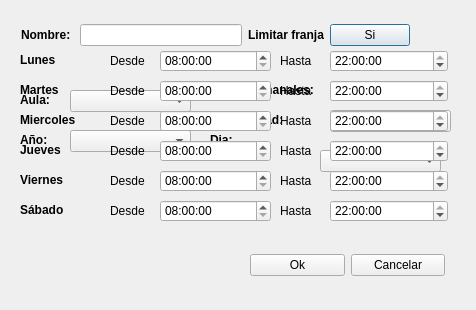
<?xml version="1.0" encoding="UTF-8"?>
<ui version="4.0">
 <class>NuevaVentana</class>
 <widget class="QDialog" name="NuevaVentana">
  <property name="geometry">
   <rect>
    <x>0</x>
    <y>0</y>
    <width>476</width>
    <height>310</height>
   </rect>
  </property>
  <property name="windowTitle">
   <string>Dialog</string>
  </property>
  <property name="windowIcon">
   <iconset resource="imagenes.qrc">
    <normaloff>:/Imagenes/Icono.jpg</normaloff>:/Imagenes/Icono.jpg</iconset>
  </property>
  <widget class="QLabel" name="ldesde">
   <property name="geometry">
    <rect>
     <x>110</x>
     <y>50</y>
     <width>46</width>
     <height>21</height>
    </rect>
   </property>
   <property name="text">
    <string>Desde</string>
   </property>
  </widget>
  <widget class="QLabel" name="lhasta">
   <property name="geometry">
    <rect>
     <x>280</x>
     <y>50</y>
     <width>46</width>
     <height>21</height>
    </rect>
   </property>
   <property name="text">
    <string>Hasta</string>
   </property>
  </widget>
  <widget class="QTimeEdit" name="timeInicio">
   <property name="geometry">
    <rect>
     <x>160</x>
     <y>50</y>
     <width>111</width>
     <height>22</height>
    </rect>
   </property>
   <property name="maximumTime">
    <time>
     <hour>22</hour>
     <minute>0</minute>
     <second>0</second>
    </time>
   </property>
   <property name="minimumTime">
    <time>
     <hour>8</hour>
     <minute>0</minute>
     <second>0</second>
    </time>
   </property>
  </widget>
  <widget class="QLabel" name="lAula">
   <property name="geometry">
    <rect>
     <x>20</x>
     <y>90</y>
     <width>47</width>
     <height>21</height>
    </rect>
   </property>
   <property name="text">
    <string>&lt;B&gt;Aula:&lt;/B&gt;</string>
   </property>
  </widget>
  <widget class="QComboBox" name="boxAulas">
   <property name="geometry">
    <rect>
     <x>70</x>
     <y>90</y>
     <width>121</width>
     <height>22</height>
    </rect>
   </property>
  </widget>
  <widget class="QTimeEdit" name="timeFin">
   <property name="geometry">
    <rect>
     <x>330</x>
     <y>50</y>
     <width>118</width>
     <height>22</height>
    </rect>
   </property>
   <property name="dateTime">
    <datetime>
     <hour>22</hour>
     <minute>0</minute>
     <second>0</second>
     <year>2000</year>
     <month>1</month>
     <day>1</day>
    </datetime>
   </property>
   <property name="maximumTime">
    <time>
     <hour>22</hour>
     <minute>0</minute>
     <second>0</second>
    </time>
   </property>
   <property name="minimumTime">
    <time>
     <hour>8</hour>
     <minute>0</minute>
     <second>0</second>
    </time>
   </property>
  </widget>
  <widget class="QLabel" name="lDia">
   <property name="geometry">
    <rect>
     <x>210</x>
     <y>130</y>
     <width>47</width>
     <height>21</height>
    </rect>
   </property>
   <property name="text">
    <string>&lt;html&gt;&lt;head/&gt;&lt;body&gt;&lt;p&gt;&lt;span style=&quot; font-weight:600;&quot;&gt;Dia:&lt;/span&gt;&lt;/p&gt;&lt;/body&gt;&lt;/html&gt;</string>
   </property>
  </widget>
  <widget class="QComboBox" name="boxDIa">
   <property name="geometry">
    <rect>
     <x>320</x>
     <y>150</y>
     <width>121</width>
     <height>22</height>
    </rect>
   </property>
  </widget>
  <widget class="QLabel" name="lcargaHora">
   <property name="geometry">
    <rect>
     <x>210</x>
     <y>80</y>
     <width>111</width>
     <height>21</height>
    </rect>
   </property>
   <property name="styleSheet">
    <string notr="true">&lt;B&gt;&lt;/B&gt;</string>
   </property>
   <property name="text">
    <string>&lt;html&gt;&lt;head/&gt;&lt;body&gt;&lt;p&gt;&lt;span style=&quot; font-weight:600;&quot;&gt;Horas Semanales:&lt;/span&gt;&lt;/p&gt;&lt;/body&gt;&lt;/html&gt;</string>
   </property>
  </widget>
  <widget class="QSpinBox" name="cargaHoraria">
   <property name="geometry">
    <rect>
     <x>330</x>
     <y>80</y>
     <width>111</width>
     <height>22</height>
    </rect>
   </property>
  </widget>
  <widget class="QComboBox" name="boxAnio">
   <property name="geometry">
    <rect>
     <x>70</x>
     <y>130</y>
     <width>121</width>
     <height>22</height>
    </rect>
   </property>
  </widget>
  <widget class="QLabel" name="lAnio">
   <property name="geometry">
    <rect>
     <x>20</x>
     <y>130</y>
     <width>47</width>
     <height>21</height>
    </rect>
   </property>
   <property name="text">
    <string>&lt;html&gt;&lt;head/&gt;&lt;body&gt;&lt;p&gt;&lt;span style=&quot; font-weight:600;&quot;&gt;Año:&lt;/span&gt;&lt;/p&gt;&lt;/body&gt;&lt;/html&gt;</string>
   </property>
  </widget>
  <widget class="QLabel" name="lModal">
   <property name="geometry">
    <rect>
     <x>220</x>
     <y>110</y>
     <width>61</width>
     <height>21</height>
    </rect>
   </property>
   <property name="text">
    <string>&lt;html&gt;&lt;head/&gt;&lt;body&gt;&lt;p&gt;&lt;span style=&quot; font-weight:600;&quot;&gt;Modalidad:&lt;/span&gt;&lt;/p&gt;&lt;/body&gt;&lt;/html&gt;</string>
   </property>
  </widget>
  <widget class="QComboBox" name="boxModal">
   <property name="geometry">
    <rect>
     <x>330</x>
     <y>110</y>
     <width>121</width>
     <height>22</height>
    </rect>
   </property>
  </widget>
  <widget class="QLabel" name="lLunes">
   <property name="geometry">
    <rect>
     <x>20</x>
     <y>50</y>
     <width>46</width>
     <height>21</height>
    </rect>
   </property>
   <property name="text">
    <string>&lt;b&gt;Lunes&lt;b&gt;</string>
   </property>
  </widget>
  <widget class="QTimeEdit" name="timeFin_martes">
   <property name="geometry">
    <rect>
     <x>330</x>
     <y>80</y>
     <width>118</width>
     <height>22</height>
    </rect>
   </property>
   <property name="dateTime">
    <datetime>
     <hour>22</hour>
     <minute>0</minute>
     <second>0</second>
     <year>2000</year>
     <month>1</month>
     <day>1</day>
    </datetime>
   </property>
   <property name="maximumTime">
    <time>
     <hour>22</hour>
     <minute>0</minute>
     <second>0</second>
    </time>
   </property>
   <property name="minimumTime">
    <time>
     <hour>8</hour>
     <minute>0</minute>
     <second>0</second>
    </time>
   </property>
  </widget>
  <widget class="QLabel" name="lhasta_martes">
   <property name="geometry">
    <rect>
     <x>280</x>
     <y>80</y>
     <width>46</width>
     <height>21</height>
    </rect>
   </property>
   <property name="text">
    <string>Hasta</string>
   </property>
  </widget>
  <widget class="QLabel" name="lMartes">
   <property name="geometry">
    <rect>
     <x>20</x>
     <y>80</y>
     <width>46</width>
     <height>21</height>
    </rect>
   </property>
   <property name="text">
    <string>&lt;html&gt;&lt;head/&gt;&lt;body&gt;&lt;p&gt;&lt;span style=&quot; font-weight:600;&quot;&gt;Martes&lt;/span&gt;&lt;/p&gt;&lt;/body&gt;&lt;/html&gt;</string>
   </property>
  </widget>
  <widget class="QTimeEdit" name="timeInicio_martes">
   <property name="geometry">
    <rect>
     <x>160</x>
     <y>80</y>
     <width>111</width>
     <height>22</height>
    </rect>
   </property>
   <property name="maximumTime">
    <time>
     <hour>22</hour>
     <minute>0</minute>
     <second>0</second>
    </time>
   </property>
   <property name="minimumTime">
    <time>
     <hour>8</hour>
     <minute>0</minute>
     <second>0</second>
    </time>
   </property>
  </widget>
  <widget class="QLabel" name="ldesde_martes">
   <property name="geometry">
    <rect>
     <x>110</x>
     <y>80</y>
     <width>46</width>
     <height>21</height>
    </rect>
   </property>
   <property name="text">
    <string>Desde</string>
   </property>
  </widget>
  <widget class="QLabel" name="ldesde_miercoles">
   <property name="geometry">
    <rect>
     <x>110</x>
     <y>110</y>
     <width>46</width>
     <height>21</height>
    </rect>
   </property>
   <property name="text">
    <string>Desde</string>
   </property>
  </widget>
  <widget class="QTimeEdit" name="timeInicio_miercoles">
   <property name="geometry">
    <rect>
     <x>160</x>
     <y>110</y>
     <width>111</width>
     <height>22</height>
    </rect>
   </property>
   <property name="maximumTime">
    <time>
     <hour>22</hour>
     <minute>0</minute>
     <second>0</second>
    </time>
   </property>
   <property name="minimumTime">
    <time>
     <hour>8</hour>
     <minute>0</minute>
     <second>0</second>
    </time>
   </property>
  </widget>
  <widget class="QTimeEdit" name="timeFin_miercoles">
   <property name="geometry">
    <rect>
     <x>330</x>
     <y>110</y>
     <width>118</width>
     <height>22</height>
    </rect>
   </property>
   <property name="dateTime">
    <datetime>
     <hour>22</hour>
     <minute>0</minute>
     <second>0</second>
     <year>2000</year>
     <month>1</month>
     <day>1</day>
    </datetime>
   </property>
   <property name="maximumTime">
    <time>
     <hour>22</hour>
     <minute>0</minute>
     <second>0</second>
    </time>
   </property>
   <property name="minimumTime">
    <time>
     <hour>8</hour>
     <minute>0</minute>
     <second>0</second>
    </time>
   </property>
  </widget>
  <widget class="QLabel" name="lMiercoles">
   <property name="geometry">
    <rect>
     <x>20</x>
     <y>110</y>
     <width>71</width>
     <height>21</height>
    </rect>
   </property>
   <property name="text">
    <string>&lt;html&gt;&lt;head/&gt;&lt;body&gt;&lt;p&gt;&lt;span style=&quot; font-weight:600;&quot;&gt;Miercoles&lt;/span&gt;&lt;/p&gt;&lt;/body&gt;&lt;/html&gt;</string>
   </property>
  </widget>
  <widget class="QLabel" name="lhasta_miercoles">
   <property name="geometry">
    <rect>
     <x>280</x>
     <y>110</y>
     <width>46</width>
     <height>21</height>
    </rect>
   </property>
   <property name="text">
    <string>Hasta</string>
   </property>
  </widget>
  <widget class="QTimeEdit" name="timeInicio_jueves">
   <property name="geometry">
    <rect>
     <x>160</x>
     <y>140</y>
     <width>111</width>
     <height>22</height>
    </rect>
   </property>
   <property name="maximumTime">
    <time>
     <hour>22</hour>
     <minute>0</minute>
     <second>0</second>
    </time>
   </property>
   <property name="minimumTime">
    <time>
     <hour>8</hour>
     <minute>0</minute>
     <second>0</second>
    </time>
   </property>
  </widget>
  <widget class="QTimeEdit" name="timeFin_jueves">
   <property name="geometry">
    <rect>
     <x>330</x>
     <y>140</y>
     <width>118</width>
     <height>22</height>
    </rect>
   </property>
   <property name="dateTime">
    <datetime>
     <hour>22</hour>
     <minute>0</minute>
     <second>0</second>
     <year>2000</year>
     <month>1</month>
     <day>1</day>
    </datetime>
   </property>
   <property name="maximumTime">
    <time>
     <hour>22</hour>
     <minute>0</minute>
     <second>0</second>
    </time>
   </property>
   <property name="minimumTime">
    <time>
     <hour>8</hour>
     <minute>0</minute>
     <second>0</second>
    </time>
   </property>
  </widget>
  <widget class="QLabel" name="lJueves">
   <property name="geometry">
    <rect>
     <x>20</x>
     <y>140</y>
     <width>46</width>
     <height>21</height>
    </rect>
   </property>
   <property name="text">
    <string>&lt;html&gt;&lt;head/&gt;&lt;body&gt;&lt;p&gt;&lt;span style=&quot; font-weight:600;&quot;&gt;Jueves&lt;/span&gt;&lt;/p&gt;&lt;/body&gt;&lt;/html&gt;</string>
   </property>
  </widget>
  <widget class="QLabel" name="ldesde_jueves">
   <property name="geometry">
    <rect>
     <x>110</x>
     <y>140</y>
     <width>46</width>
     <height>21</height>
    </rect>
   </property>
   <property name="text">
    <string>Desde</string>
   </property>
  </widget>
  <widget class="QLabel" name="lhasta_jueves">
   <property name="geometry">
    <rect>
     <x>280</x>
     <y>140</y>
     <width>46</width>
     <height>21</height>
    </rect>
   </property>
   <property name="text">
    <string>Hasta</string>
   </property>
  </widget>
  <widget class="QTimeEdit" name="timeInicio_viernes">
   <property name="geometry">
    <rect>
     <x>160</x>
     <y>170</y>
     <width>111</width>
     <height>22</height>
    </rect>
   </property>
   <property name="maximumTime">
    <time>
     <hour>22</hour>
     <minute>0</minute>
     <second>0</second>
    </time>
   </property>
   <property name="minimumTime">
    <time>
     <hour>8</hour>
     <minute>0</minute>
     <second>0</second>
    </time>
   </property>
  </widget>
  <widget class="QTimeEdit" name="timeFin_viernes">
   <property name="geometry">
    <rect>
     <x>330</x>
     <y>170</y>
     <width>118</width>
     <height>22</height>
    </rect>
   </property>
   <property name="dateTime">
    <datetime>
     <hour>22</hour>
     <minute>0</minute>
     <second>0</second>
     <year>2000</year>
     <month>1</month>
     <day>1</day>
    </datetime>
   </property>
   <property name="maximumTime">
    <time>
     <hour>22</hour>
     <minute>0</minute>
     <second>0</second>
    </time>
   </property>
   <property name="minimumTime">
    <time>
     <hour>8</hour>
     <minute>0</minute>
     <second>0</second>
    </time>
   </property>
  </widget>
  <widget class="QLabel" name="lViernes">
   <property name="geometry">
    <rect>
     <x>20</x>
     <y>170</y>
     <width>46</width>
     <height>21</height>
    </rect>
   </property>
   <property name="text">
    <string>&lt;html&gt;&lt;head/&gt;&lt;body&gt;&lt;p&gt;&lt;span style=&quot; font-weight:600;&quot;&gt;Viernes&lt;/span&gt;&lt;/p&gt;&lt;/body&gt;&lt;/html&gt;</string>
   </property>
  </widget>
  <widget class="QLabel" name="ldesde_viernes">
   <property name="geometry">
    <rect>
     <x>110</x>
     <y>170</y>
     <width>46</width>
     <height>21</height>
    </rect>
   </property>
   <property name="text">
    <string>Desde</string>
   </property>
  </widget>
  <widget class="QLabel" name="lhasta_viernes">
   <property name="geometry">
    <rect>
     <x>280</x>
     <y>170</y>
     <width>46</width>
     <height>21</height>
    </rect>
   </property>
   <property name="text">
    <string>Hasta</string>
   </property>
  </widget>
  <widget class="QLabel" name="ldesde_sabado">
   <property name="geometry">
    <rect>
     <x>110</x>
     <y>200</y>
     <width>46</width>
     <height>21</height>
    </rect>
   </property>
   <property name="text">
    <string>Desde</string>
   </property>
  </widget>
  <widget class="QLabel" name="lSabado">
   <property name="geometry">
    <rect>
     <x>20</x>
     <y>200</y>
     <width>46</width>
     <height>21</height>
    </rect>
   </property>
   <property name="text">
    <string>&lt;html&gt;&lt;head/&gt;&lt;body&gt;&lt;p&gt;&lt;span style=&quot; font-weight:600;&quot;&gt;Sábado&lt;/span&gt;&lt;/p&gt;&lt;/body&gt;&lt;/html&gt;</string>
   </property>
  </widget>
  <widget class="QTimeEdit" name="timeInicio_sabado">
   <property name="geometry">
    <rect>
     <x>160</x>
     <y>200</y>
     <width>111</width>
     <height>22</height>
    </rect>
   </property>
   <property name="maximumTime">
    <time>
     <hour>22</hour>
     <minute>0</minute>
     <second>0</second>
    </time>
   </property>
   <property name="minimumTime">
    <time>
     <hour>8</hour>
     <minute>0</minute>
     <second>0</second>
    </time>
   </property>
  </widget>
  <widget class="QLabel" name="lhasta_sabado">
   <property name="geometry">
    <rect>
     <x>280</x>
     <y>200</y>
     <width>46</width>
     <height>21</height>
    </rect>
   </property>
   <property name="text">
    <string>Hasta</string>
   </property>
  </widget>
  <widget class="QTimeEdit" name="timeFin_sabado">
   <property name="geometry">
    <rect>
     <x>330</x>
     <y>200</y>
     <width>118</width>
     <height>22</height>
    </rect>
   </property>
   <property name="dateTime">
    <datetime>
     <hour>22</hour>
     <minute>0</minute>
     <second>0</second>
     <year>2000</year>
     <month>1</month>
     <day>1</day>
    </datetime>
   </property>
   <property name="maximumTime">
    <time>
     <hour>22</hour>
     <minute>0</minute>
     <second>0</second>
    </time>
   </property>
   <property name="minimumTime">
    <time>
     <hour>8</hour>
     <minute>0</minute>
     <second>0</second>
    </time>
   </property>
  </widget>
  <widget class="QWidget" name="layoutWidget">
   <property name="geometry">
    <rect>
     <x>21</x>
     <y>20</y>
     <width>389</width>
     <height>30</height>
    </rect>
   </property>
   <layout class="QGridLayout" name="gridLayout">
    <item row="0" column="0">
     <layout class="QHBoxLayout" name="horizontalLayout">
      <item>
       <widget class="QLabel" name="lnombre">
        <property name="styleSheet">
         <string notr="true">&lt;B&gt;&lt;/B&gt;</string>
        </property>
        <property name="text">
         <string>&lt;html&gt;&lt;head/&gt;&lt;body&gt;&lt;p&gt;&lt;span style=&quot; font-weight:600;&quot;&gt;Nombre:     &lt;/span&gt;&lt;/p&gt;&lt;/body&gt;&lt;/html&gt;</string>
        </property>
       </widget>
      </item>
      <item>
       <widget class="QLineEdit" name="lineNombre">
        <property name="statusTip">
         <string comment="Ejemplo" extracomment="Ejemplo"/>
        </property>
        <property name="inputMask">
         <string comment="Ejemplo" extracomment="Ejemplo"/>
        </property>
        <property name="text">
         <string comment="Ejemplo" extracomment="Ejemplo"/>
        </property>
        <property name="placeholderText">
         <string comment="Ejemplo" extracomment="Ejemplo"/>
        </property>
       </widget>
      </item>
     </layout>
    </item>
    <item row="0" column="1">
     <widget class="QLabel" name="label">
      <property name="text">
       <string>&lt;html&gt;&lt;head/&gt;&lt;body&gt;&lt;p&gt;&lt;span style=&quot; font-weight:600;&quot;&gt;Limitar franja&lt;/span&gt;&lt;/p&gt;&lt;/body&gt;&lt;/html&gt;</string>
      </property>
     </widget>
    </item>
    <item row="0" column="2">
     <widget class="QPushButton" name="limitarFranja">
      <property name="text">
       <string>Si</string>
      </property>
      <property name="iconSize">
       <size>
        <width>26</width>
        <height>26</height>
       </size>
      </property>
      <property name="flat">
       <bool>false</bool>
      </property>
     </widget>
    </item>
   </layout>
  </widget>
  <widget class="QWidget" name="layoutWidget">
   <property name="geometry">
    <rect>
     <x>250</x>
     <y>250</y>
     <width>195</width>
     <height>30</height>
    </rect>
   </property>
   <layout class="QGridLayout" name="gridLayout_2">
    <item row="0" column="0">
     <widget class="QPushButton" name="ok">
      <property name="enabled">
       <bool>true</bool>
      </property>
      <property name="text">
       <string>Ok</string>
      </property>
     </widget>
    </item>
    <item row="0" column="1">
     <widget class="QPushButton" name="cancelar">
      <property name="text">
       <string>Cancelar</string>
      </property>
     </widget>
    </item>
   </layout>
  </widget>
 </widget>
 <tabstops>
  <tabstop>lineNombre</tabstop>
  <tabstop>timeInicio</tabstop>
  <tabstop>timeFin</tabstop>
  <tabstop>boxAulas</tabstop>
  <tabstop>boxDIa</tabstop>
  <tabstop>ok</tabstop>
  <tabstop>boxAnio</tabstop>
  <tabstop>cancelar</tabstop>
  <tabstop>cargaHoraria</tabstop>
 </tabstops>
 <resources>
  <include location="imagenes.qrc"/>
 </resources>
 <connections/>
</ui>
